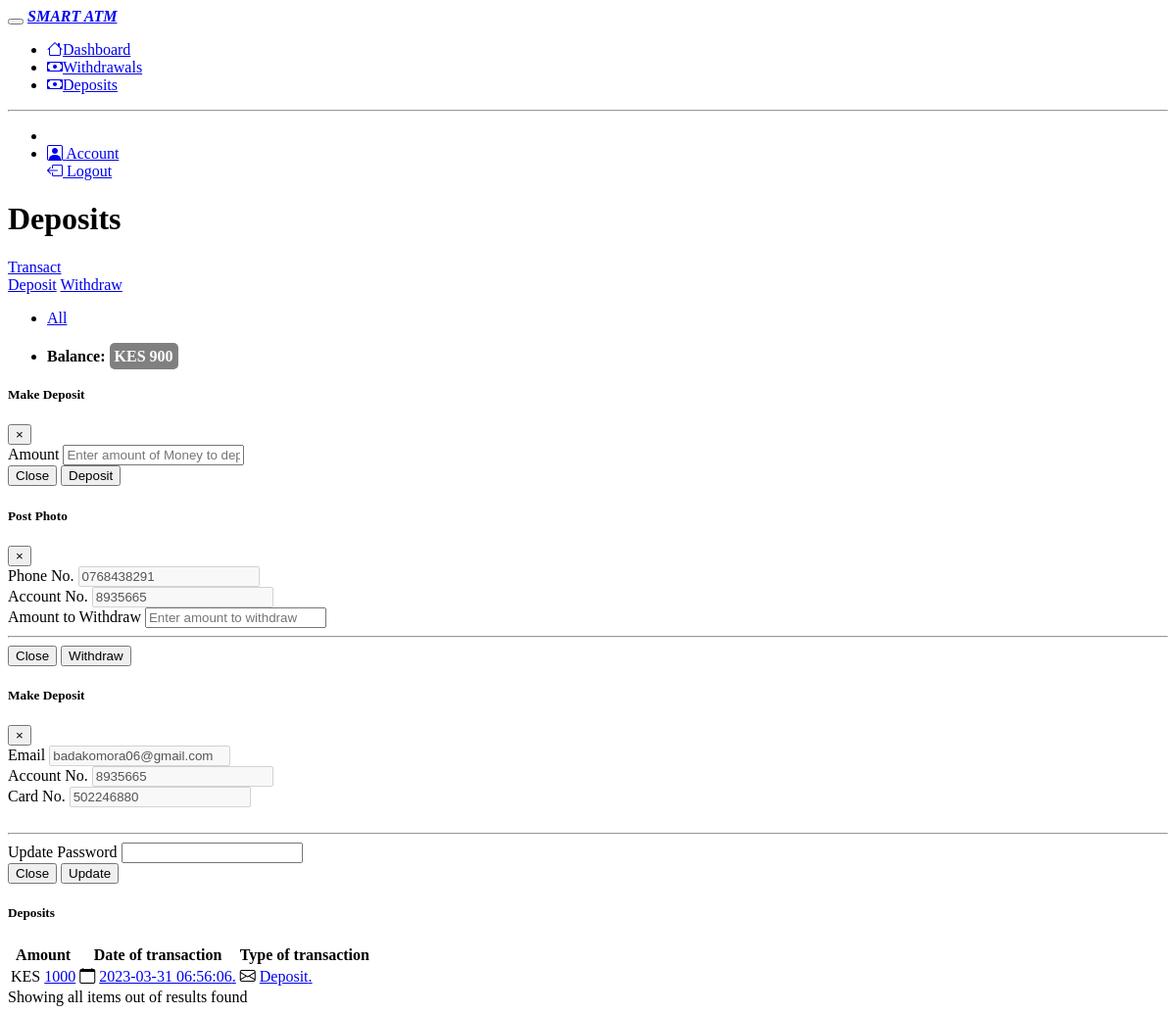
The app's page /account/?p=Deposits (signed in) with its own data.
### tables this page shows
CREATE TABLE `bal` (
  `id` int(11) NOT NULL,
  `user_id` int(11) NOT NULL,
  `amount` int(11) NOT NULL
);

CREATE TABLE `deposits` (
  `id` int(11) NOT NULL,
  `user_id` int(11) NOT NULL,
  `amount` int(11) NOT NULL,
  `deposit_time` timestamp NOT NULL DEFAULT current_timestamp() ON UPDATE current_timestamp(),
  `transaction` varchar(50) NOT NULL DEFAULT 'Deposit'
);

### account/index.php (the view, shortened to what this page needs)
<?php
include '../config.php';
?>
<!DOCTYPE html>
<html lang="en">
<head>
    <link rel="stylesheet" href="index.css">
</head>
<body>
    <div class="d-flex flex-column flex-lg-row h-lg-full bg-surface-secondary">
        <nav class="navbar show navbar-vertical h-lg-screen navbar-expand-lg px-0 py-3 navbar-light bg-white border-bottom border-bottom-lg-0 border-end-lg" id="navbarVertical">
            <div class="container-fluid">
                <button class="navbar-toggler ms-n2" type="button" data-bs-toggle="collapse" data-bs-target="#sidebarCollapse" aria-controls="sidebarCollapse" aria-expanded="false" aria-label="Toggle navigation">
                </button>
                <a class="navbar-brand py-lg-2 mb-lg-5 px-lg-6 me-0 text-underline" href="#">
                     <b><i>SMART ATM</i></b>
                </a>
                <div class="collapse navbar-collapse" id="sidebarCollapse">
                    <ul class="navbar-nav">
                        <li class="nav-item">
                            <a class="nav-link" href="./?p=Dashboard">
                                <i class="bi bi-house"></i>Dashboard
                            </a>
                        </li>
                        <li class="nav-item">
                            <a class="nav-link" href="./?p=withdrawals">
                            <i class="bi bi-cash"></i>Withdrawals
                            </a>
                        </li>
                        <li class="nav-item">
                            <a class="nav-link" href="./?p=Deposits">
                            <i class="bi bi-cash"></i>Deposits
                            </a>
                        </li>
                    </ul>
                    <hr class="navbar-divider my-5 opacity-20">
                    <ul class="navbar-nav">
                        <li class="nav-item">
                        <li class="nav-item">
                            <a class="nav-link" href="#" class="dropdown-item" type="button" data-toggle="modal" data-target="#account">
                                <i class="bi bi-person-square"></i> Account
                            </a>
                        </li>
                        <a class="nav-link" href="../logout.php">
                            <i class="bi bi-box-arrow-left"></i> Logout
                        </a>
                        </li>
                    </ul>
                </div>
            </div>
        </nav>
        <div class="h-screen flex-grow-1 overflow-y-lg-auto">
            <header class="bg-surface-primary border-bottom pt-6">
                <div class="container-fluid">
                    <div class="mb-npx">
                        <div class="row align-items-center">
                            <div class="col-sm-6 col-12 mb-4 mb-sm-0 d-flex">
                                <?php if (isset($_GET['p'])) {
                                    if ($_GET['p'] == 'withdrawals') { ?>
                                        <h1 class="h2 mb-0 ls-tight m-2">withdrawals</h1>
                                    <?php } elseif ($_GET['p'] == 'Deposits') { ?>
                                        <h1 class="h2 mb-0 ls-tight m-2">Deposits</h1>
                                    <?php  } elseif ($_GET['p'] == 'Dashboard') { ?>
                                        <h1 class="h2 mb-0 ls-tight m-2">Dashboard</h1>
                                    <?php }
                                } else { ?>
                                    <h1 class="h2 mb-0 ls-tigh m-2t">Dashboard</h1>
                                <?php } ?>
                            </div>
                            <div class="col-sm-6 col-12 text-sm-end">
                                <div class="mx-n1">
                                    <a href="#" class="btn-primary d-inline-flex btn-sm mx-1" role="button" id="dropdownMenuLink" data-toggle="dropdown" aria-haspopup="true" aria-expanded="false">
                                        <span>Transact</span>
                                        <div class="dropdown-menu" aria-labelledby="dropdownMenuLink">
                                            <a class="dropdown-item" href="#" type="button" data-toggle="modal" data-target="#deposit">Deposit</a>
                                            <a class="dropdown-item" href="#" type="button" data-toggle="modal" data-target="#withdraw">Withdraw</a>
                                        </div>
                                    </a>
                                </div>
                            </div>
                        </div>
                        <ul class="nav nav-tabs mt-4 overflow-x border-0 d-flex justify-content-between">
                            <li class="nav-item ">
                                <a href="./?p=<?php echo $_GET['p']; ?>" class="nav-link active">All</a>
                            </li>
                            <li class="nav-item ">
                                <h4>Balance: <span style="background-color:grey;color:white;border-radius:5px;padding:5px;"> KES <?php
                                                                                                                                    $query = mysqli_query($con, "SELECT * FROM bal WHERE user_id = '" . $_SESSION['user_id'] . "' ");
                                                                                                                                    $num = mysqli_num_rows($query);
                                                                                                                                    if ($num >= 1) {
                                                                                                                                        $row = mysqli_fetch_assoc($query);
                                                                                                                                        $balance = $row['amount'];
                                                                                                                                        echo $balance;
                                                                                                                                    } else {
                                                                                                                                        echo 0;
                                                                                                                                    }
                                                                                                                                    ?></span></h4>
                            </li>
                        </ul>
                    </div>
                </div>
            </header>
            <main class="py-6 bg-surface-secondary">
                <div class="container-fluid">
                    <?php include '../account/transact.php'; ?>
                    <div class="card shadow border-0 mb-7">
                        <div class="card-header">
                            <?php if (isset($_GET['p']) and $_GET['p'] == 'Dashboard') { ?>
                                <h5 class="mb-0">Dashboard</h5>
                            <?php } elseif (isset($_GET['p']) and $_GET['p'] == 'withdrawals') { ?>
                                <h5 class="mb-0">Withdrawals</h5>
                            <?php } elseif (isset($_GET['p']) and $_GET['p'] == 'Deposits') { ?>
                                <h5 class="mb-0">Deposits</h5>
                            <?php } else { ?>
                                <h5 class="mb-0">Dashboard</h5>
                            <?php } ?>
                        </div>
                        <div class="table-responsive">
                            <table class="table table-hover table-nowrap">
                                <thead class="thead-light">
                                    <tr>
                                        <th scope="col">Amount</th>
                                        <th scope="col">Date of transaction</th>
                                        <th scope="col">Type of transaction</th>
                                    </tr>
                                </thead>
                                <tbody>
                                    <?php if (isset($_GET['p']) and $_GET['p'] == 'Dashboard') {
                                        include '../config.php';
                                        $bookings = mysqli_query($con, "SELECT users.id, withdrawals.user_id, withdrawals.amount, withdrawals.withdrawal_time as time, withdrawals.transaction
                                            FROM users
                                            INNER JOIN withdrawals ON withdrawals.user_id = users.id
                                            WHERE withdrawals.user_id = '" . $_SESSION['user_id'] . "'
                                            UNION ALL
                                            SELECT users.id, deposits.user_id, deposits.amount, deposits.deposit_time as time, deposits.transaction
                                            FROM deposits
                                            INNER JOIN users ON deposits.user_id = users.id
                                            WHERE deposits.user_id = '" . $_SESSION['user_id'] . "'");
                                        while ($bookingsrows = mysqli_fetch_array($bookings)) {
                                    ?>
                                            <tr>
                                                <td>
                                                    KES
                                                    <a class="text-heading font-semibold" href="#">
                                                        <?php echo $bookingsrows['amount']; ?>
                                                    </a>
                                                </td>
                                                <td>
                                                    <i class="bi bi-calendar"></i>
                                                    <a class="text-heading font-semibold" href="#">
                                                        <?php echo $bookingsrows['time']; ?>.
                                                    </a>
                                                </td>
                                                <td>
                                                    <i class="bi bi-envelope"></i>
                                                    <a class="text-heading font-semibold" href="#">
                                                        <?php echo $bookingsrows['transaction']; ?>.
                                                    </a>
                                                </td>
                                            </tr>
                                        <?php }
                                    } elseif (isset($_GET['p']) and $_GET['p'] == 'Deposits') {
                                        include '../config.php';
                                        $bookings = mysqli_query($con, "SELECT users.id, deposits.id AS did, deposits.user_id, deposits.deposit_time as time, deposits.transaction, deposits.amount
                                            FROM deposits
                                            INNER JOIN users ON deposits.user_id = users.id
                                            WHERE deposits .user_id = '" . $_SESSION['user_id'] . "'
                                            ORDER BY did DESC");
                                        while ($bookingsrows = mysqli_fetch_array($bookings)) {
                                        ?>
                                            <tr>
                                                <td>
                                                    KES
                                                    <a class="text-heading font-semibold" href="#">
                                                        <?php echo $bookingsrows['amount']; ?>
                                                    </a>
                                                </td>
                                                <td>
                                                    <i class="bi bi-calendar"></i>
                                                    <a class="text-heading font-semibold" href="#">
                                                        <?php echo $bookingsrows['time']; ?>.
                                                    </a>
                                                </td>
                                                <td>
                                                    <i class="bi bi-envelope"></i>
                                                    <a class="text-heading font-semibold" href="#">
                                                        <?php echo $bookingsrows['transaction']; ?>.
                                                    </a>
                                                </td>
                                            </tr>
                                        <?php }
                                    } ?>
                                </tbody>
                            </table>
                        </div>
                        <div class="card-footer border-0 py-5">
                            <span class="text-muted text-sm">Showing all items out of results found</span>
                        </div>
                    </div>
                </div>
            </main>
        </div>
    </div>
</body>
</html>

### records on screen
bal: amount "900"
deposits: amount "1000", deposit_time "2023-03-31 06:56:06", transaction "Deposit"
